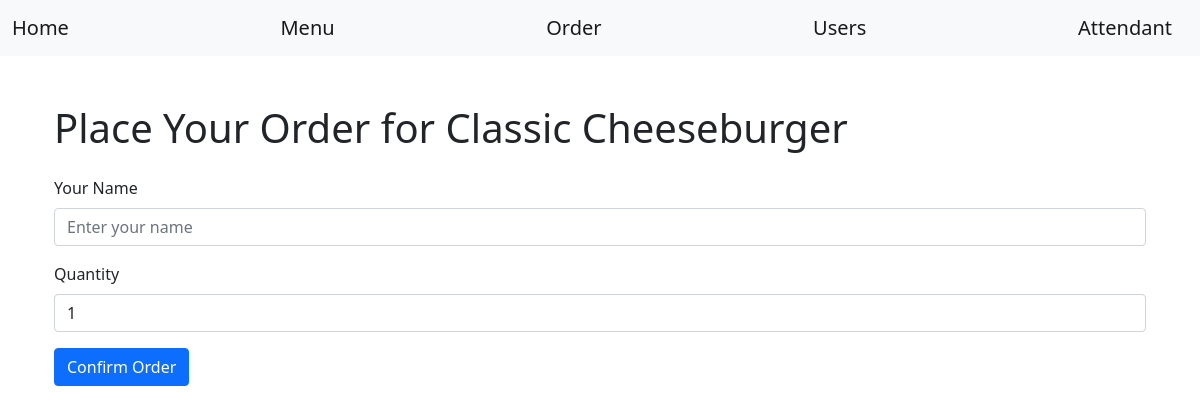
/buy/1, run on an earlier commit of the app's database.
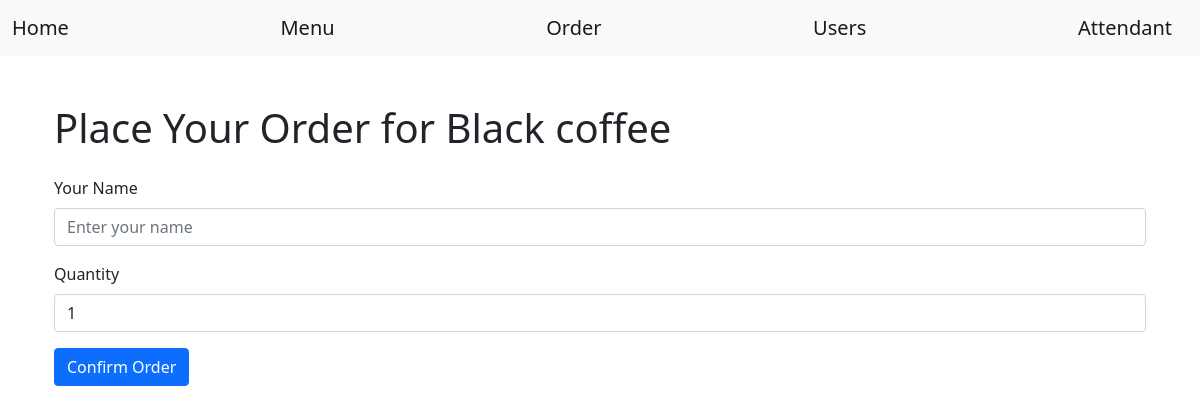
And on a later commit of the database.
### tables this page shows
CREATE TABLE menus (
                id INTEGER PRIMARY KEY AUTOINCREMENT,
                name TEXT NOT NULL,
                price REAL NOT NULL,
                description TEXT
            , image TEXT);

### app.py (the view)
@app.route("/buy/<int:item_id>", methods=['GET', 'POST'])
def buy_now(item_id):
    if request.method == 'POST':
        name = request.form.get("name")
        quantity = int(request.form.get("quantity"))
        price = float(request.form.get("price"))
        total_price = quantity * price
        return render_template("order_confirmation.html", name=name, quantity=quantity, total_price=total_price)
    else:
        controller = MenuController()
        menu_item = controller.model.get_menu_item_by_id(item_id)
        return render_template("buy_now.html", item=menu_item)

### model/menu_model.py (called while the page is built)
    def get_menu_item_by_id(self, item_id):
        connection = sqlite3.connect(self.db_path)
        cursor = connection.cursor()
        cursor.execute("SELECT id, name, price, description FROM menus WHERE id = ?", (item_id,))
        result = cursor.fetchone()
        connection.close()
        if result:
            item_id, name, price, description = result
            return {
                "id": item_id,
                "name": name,
                "price": price,
                "description": description
            }
        return None

### templates/buy_now.html (shortened to what this page needs)
{% extends "base.html" %}
{% block content %}
  <div class="container mt-5">
    <h1 class="mb-4">Place Your Order for {{ item.name }}</h1>
    <form action="{{ url_for('buy_now', item_id=item.id) }}" method="POST">
      <div class="mb-3">
        <label for="name" class="form-label">Your Name</label>
        <input
          type="text"
          class="form-control"
          id="name"
          name="name"
          placeholder="Enter your name"
          required
        >
      </div>
      <div class="mb-3">
        <label for="quantity" class="form-label">Quantity</label>
        <input
          type="number"
          class="form-control"
          id="quantity"
          name="quantity"
          value="1"
          min="1"
          required
        >
      </div>
      <button type="submit" class="btn btn-primary">Confirm Order</button>
    </form>
  </div>
{% endblock %}

What changed in the data, as far as the page shows it:
changed menus: name "Classic Cheeseburger" → "Black coffee"
